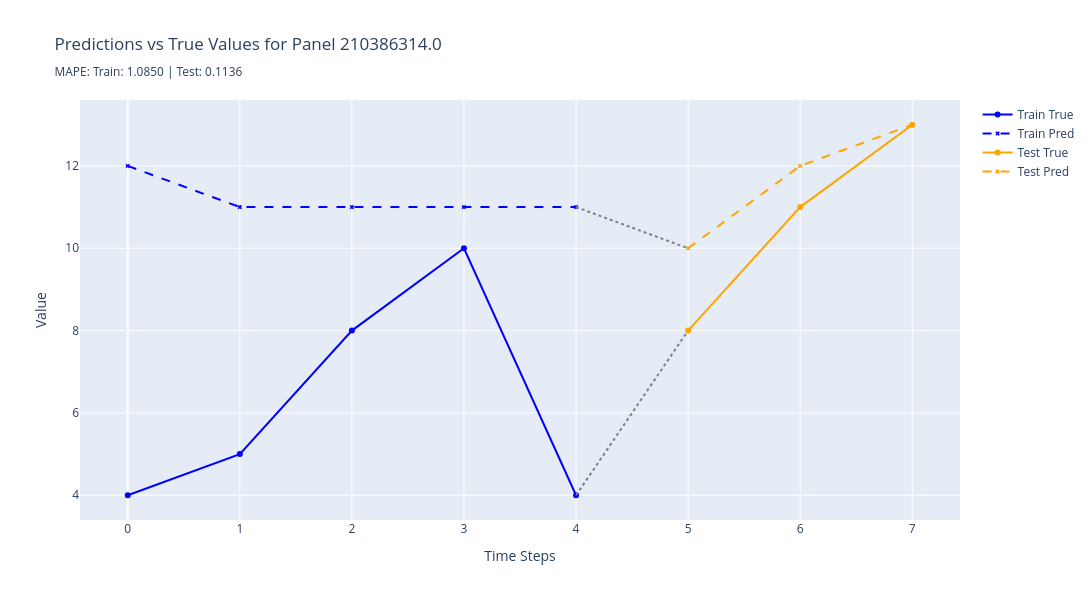
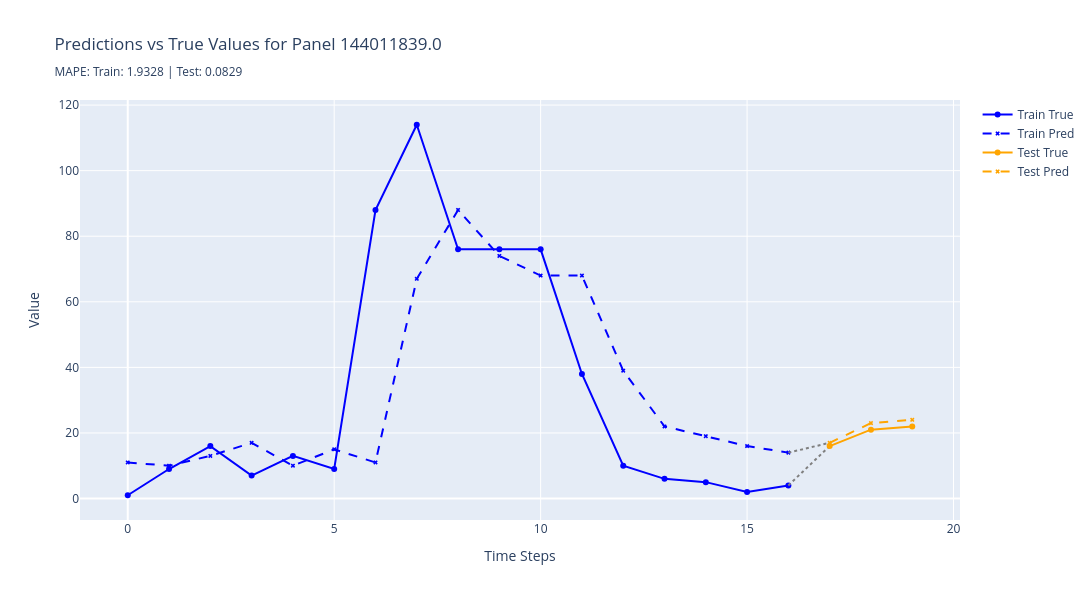
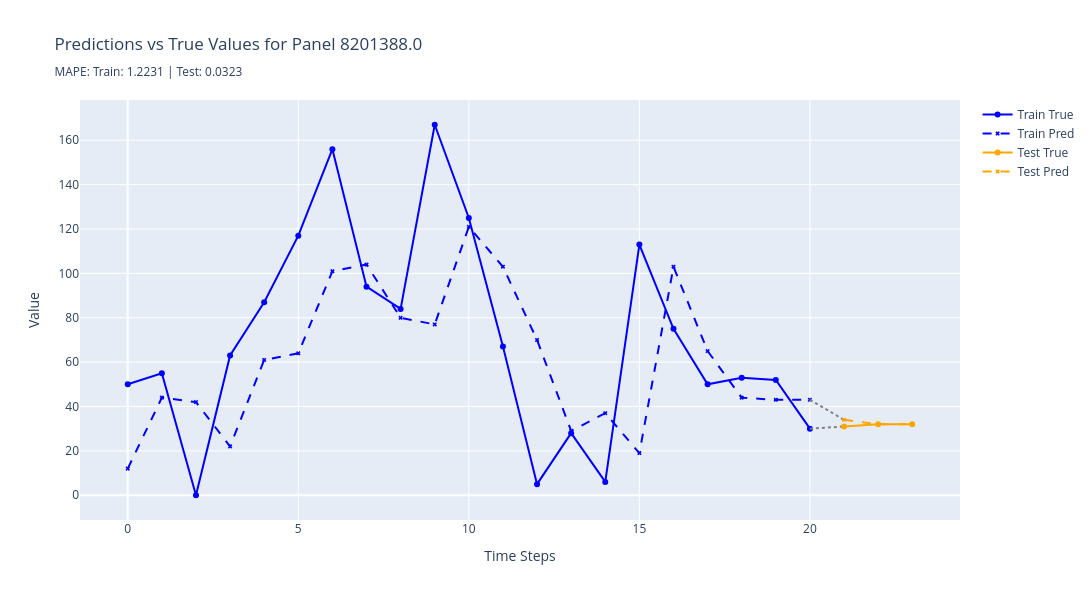
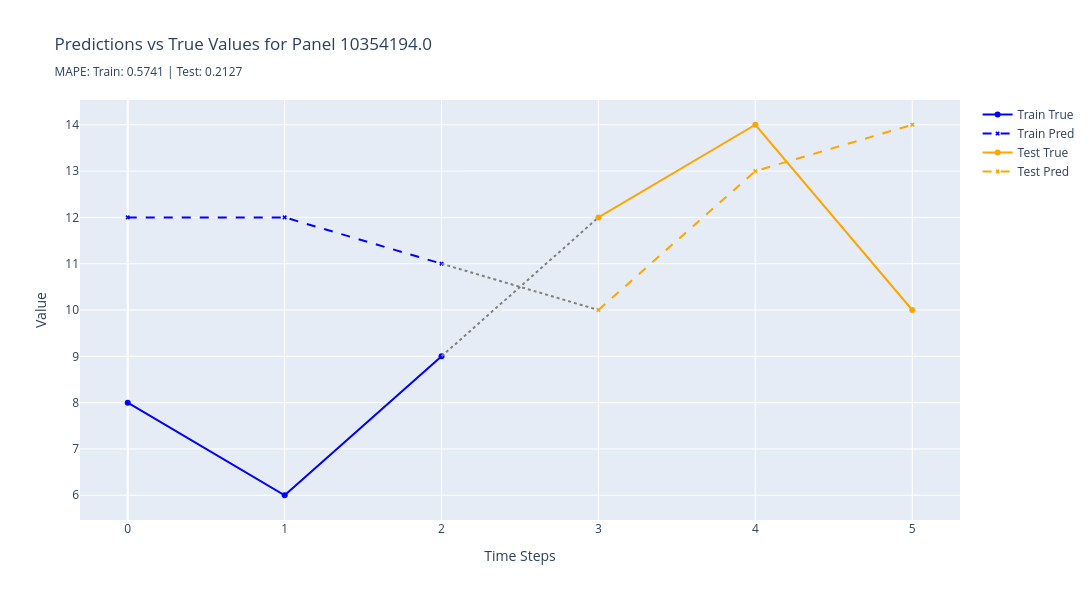

The code cell stored with these charts, in order, in its notebook:
### Code cell
plot_best_predictions(
    results=results,
    n_best=5,
    metric="rmse",
    split_name="test",
)

### Figure 1 — Plotly figure (JSON) as saved in the notebook; plotly's stock layout.template omitted (floating-point values rounded to 4 significant figures)
{"data": [{"line": {"color": "blue"}, "marker": {"size": 6}, "mode": "lines+markers", "name": "Train True", "type": "scatter", "x": [0, 1, 2, 3, 4], "y": [4, 5, 8, 10, 4]}, {"line": {"color": "blue", "dash": "dash"}, "marker": {"size": 4, "symbol": "x"}, "mode": "lines+markers", "name": "Train Pred", "type": "scatter", "x": [0, 1, 2, 3, 4], "y": [12.0, 11.0, 11.0, 11.0, 11.0]}, {"line": {"color": "gray", "dash": "dot"}, "mode": "lines", "showlegend": false, "type": "scatter", "x": [4, 5], "y": [4, 8]}, {"line": {"color": "gray", "dash": "dot"}, "mode": "lines", "showlegend": false, "type": "scatter", "x": [4, 5], "y": [11, 10]}, {"line": {"color": "orange"}, "marker": {"size": 6}, "mode": "lines+markers", "name": "Test True", "type": "scatter", "x": [5, 6, 7], "y": [8, 11, 13]}, {"line": {"color": "orange", "dash": "dash"}, "marker": {"size": 4, "symbol": "x"}, "mode": "lines+markers", "name": "Test Pred", "type": "scatter", "x": [5, 6, 7], "y": [10.0, 12.0, 13.0]}], "layout": {"height": 600, "hovermode": "x unified", "title": {"text": "Predictions vs True Values for Panel 210386314.0<br><sub>MAPE: Train: 1.0850 | Test: 0.1136</sub>"}, "width": 1200, "xaxis": {"title": {"text": "Time Steps"}}, "yaxis": {"title": {"text": "Value"}}}}

### Figure 2 — Plotly figure (JSON) as saved in the notebook; plotly's stock layout.template omitted (floating-point values rounded to 4 significant figures)
{"data": [{"line": {"color": "blue"}, "marker": {"size": 6}, "mode": "lines+markers", "name": "Train True", "type": "scatter", "x": [0, 1, 2, 3, 4, 5, 6, 7, 8, 9, 10, 11, 12, 13, 14, 15, 16], "y": [1, 9, 16, 7, 13, 9, 88, 114, 76, 76, 76, 38, 10, 6, 5, 2, 4]}, {"line": {"color": "blue", "dash": "dash"}, "marker": {"size": 4, "symbol": "x"}, "mode": "lines+markers", "name": "Train Pred", "type": "scatter", "x": [0, 1, 2, 3, 4, 5, 6, 7, 8, 9, 10, 11, 12, 13, 14, 15, 16], "y": [11.0, 10.0, 13.0, 17.0, 10.0, 15.0, 11.0, 67.0, 88.0, 74.0, 68.0, 68.0, 39.0, 22.0, 19.0, 16.0, 14.0]}, {"line": {"color": "gray", "dash": "dot"}, "mode": "lines", "showlegend": false, "type": "scatter", "x": [16, 17], "y": [4, 16]}, {"line": {"color": "gray", "dash": "dot"}, "mode": "lines", "showlegend": false, "type": "scatter", "x": [16, 17], "y": [14, 17]}, {"line": {"color": "orange"}, "marker": {"size": 6}, "mode": "lines+markers", "name": "Test True", "type": "scatter", "x": [17, 18, 19], "y": [16, 21, 22]}, {"line": {"color": "orange", "dash": "dash"}, "marker": {"size": 4, "symbol": "x"}, "mode": "lines+markers", "name": "Test Pred", "type": "scatter", "x": [17, 18, 19], "y": [17.0, 23.0, 24.0]}], "layout": {"height": 600, "hovermode": "x unified", "title": {"text": "Predictions vs True Values for Panel 144011839.0<br><sub>MAPE: Train: 1.9328 | Test: 0.0829</sub>"}, "width": 1200, "xaxis": {"title": {"text": "Time Steps"}}, "yaxis": {"title": {"text": "Value"}}}}

### Figure 3 — Plotly figure (JSON) as saved in the notebook; plotly's stock layout.template omitted (floating-point values rounded to 4 significant figures)
{"data": [{"line": {"color": "blue"}, "marker": {"size": 6}, "mode": "lines+markers", "name": "Train True", "type": "scatter", "x": [0, 1, 2, 3, 4, 5, 6, 7, 8, 9, 10, 11, 12, 13, 14, 15, 16, 17, 18, 19, 20], "y": [50, 55, 0, 63, 87, 117, 156, 94, 84, 167, 125, 67, 5, 28, 6, 113, 75, 50, 53, 52, 30]}, {"line": {"color": "blue", "dash": "dash"}, "marker": {"size": 4, "symbol": "x"}, "mode": "lines+markers", "name": "Train Pred", "type": "scatter", "x": [0, 1, 2, 3, 4, 5, 6, 7, 8, 9, 10, 11, 12, 13, 14, 15, 16, 17, 18, 19, 20], "y": [12.0, 44.0, 42.0, 22.0, 61.0, 64.0, 101.0, 104.0, 80.0, 77.0, 121.0, 103.0, 70.0, 29.0, 37.0, 19.0, 103.0, 65.0, 44.0, 43.0, 43.0]}, {"line": {"color": "gray", "dash": "dot"}, "mode": "lines", "showlegend": false, "type": "scatter", "x": [20, 21], "y": [30, 31]}, {"line": {"color": "gray", "dash": "dot"}, "mode": "lines", "showlegend": false, "type": "scatter", "x": [20, 21], "y": [43, 34]}, {"line": {"color": "orange"}, "marker": {"size": 6}, "mode": "lines+markers", "name": "Test True", "type": "scatter", "x": [21, 22, 23], "y": [31, 32, 32]}, {"line": {"color": "orange", "dash": "dash"}, "marker": {"size": 4, "symbol": "x"}, "mode": "lines+markers", "name": "Test Pred", "type": "scatter", "x": [21, 22, 23], "y": [34.0, 32.0, 32.0]}], "layout": {"height": 600, "hovermode": "x unified", "title": {"text": "Predictions vs True Values for Panel 8201388.0<br><sub>MAPE: Train: 1.2231 | Test: 0.0323</sub>"}, "width": 1200, "xaxis": {"title": {"text": "Time Steps"}}, "yaxis": {"title": {"text": "Value"}}}}

### Figure 4 — Plotly figure (JSON) as saved in the notebook; plotly's stock layout.template omitted (floating-point values rounded to 4 significant figures)
{"data": [{"line": {"color": "blue"}, "marker": {"size": 6}, "mode": "lines+markers", "name": "Train True", "type": "scatter", "x": [0, 1, 2], "y": [8, 6, 9]}, {"line": {"color": "blue", "dash": "dash"}, "marker": {"size": 4, "symbol": "x"}, "mode": "lines+markers", "name": "Train Pred", "type": "scatter", "x": [0, 1, 2], "y": [12.0, 12.0, 11.0]}, {"line": {"color": "gray", "dash": "dot"}, "mode": "lines", "showlegend": false, "type": "scatter", "x": [2, 3], "y": [9, 12]}, {"line": {"color": "gray", "dash": "dot"}, "mode": "lines", "showlegend": false, "type": "scatter", "x": [2, 3], "y": [11, 10]}, {"line": {"color": "orange"}, "marker": {"size": 6}, "mode": "lines+markers", "name": "Test True", "type": "scatter", "x": [3, 4, 5], "y": [12, 14, 10]}, {"line": {"color": "orange", "dash": "dash"}, "marker": {"size": 4, "symbol": "x"}, "mode": "lines+markers", "name": "Test Pred", "type": "scatter", "x": [3, 4, 5], "y": [10.0, 13.0, 14.0]}], "layout": {"height": 600, "hovermode": "x unified", "title": {"text": "Predictions vs True Values for Panel 10354194.0<br><sub>MAPE: Train: 0.5741 | Test: 0.2127</sub>"}, "width": 1200, "xaxis": {"title": {"text": "Time Steps"}}, "yaxis": {"title": {"text": "Value"}}}}
